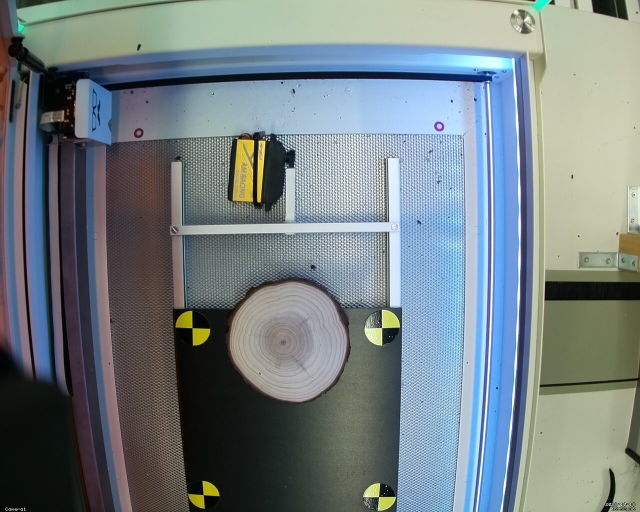
#> input picture resources/image0.png, 1280 x 1024 px (shown at 1/2 size)
$ python generate_dataset.py
#> lines starting #> are read from the running program, lines starting #| are printed output that depends on the picture
#> further down, image is the input picture: shape (1024, 1280, 3); mean B, G, R 131.2, 127.8, 116.7
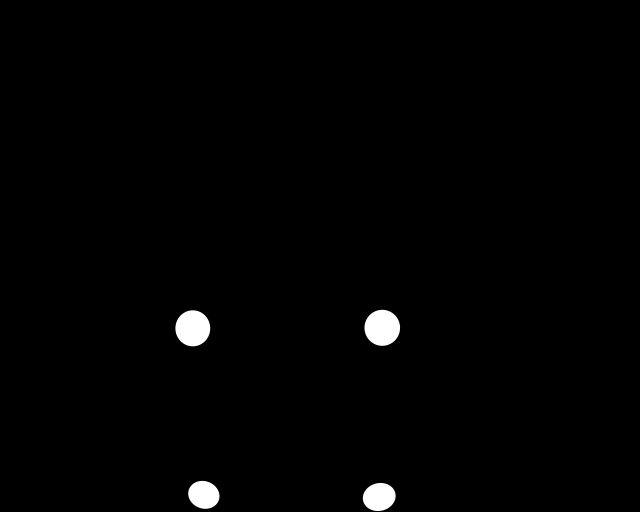
#> input picture resources/masks0.png, 1280 x 1024 px (shown at 1/2 size)
#> further down, mask is the input picture: shape (1024, 1280); min 0, max 255, mean 2.6
import cv2
import os
import shutil
import numpy as np
from definition import *


# create source images with rotation and flips
def rot_flip(image, mask, name, temp_im_path, temp_mk_path):
#> called with name = 'orig0', temp_im_path = 'temp_img_folder/', temp_mk_path = 'temp_msk_folder/'
    count = 0
    cv2.imwrite(temp_im_path + name + '_' + str(count) + '.png', image)
    cv2.imwrite(temp_mk_path + name + '_' + str(count) + '.png', mask)
    count += 1

    image_flip0 = cv2.flip(image, 0)
    mask_flip0 = cv2.flip(mask, 0)
    cv2.imwrite(temp_im_path + name + '_' + str(count) + '.png', image_flip0)
    cv2.imwrite(temp_mk_path + name + '_' + str(count) + '.png', mask_flip0)
    count += 1

    image_flip1 = cv2.flip(image, 1)
    mask_flip1 = cv2.flip(mask, 1)
    cv2.imwrite(temp_im_path + name + '_' + str(count) + '.png', image_flip1)
    cv2.imwrite(temp_mk_path + name + '_' + str(count) + '.png', mask_flip1)
    count += 1

    image_flip01 = cv2.flip(image_flip0, 1)
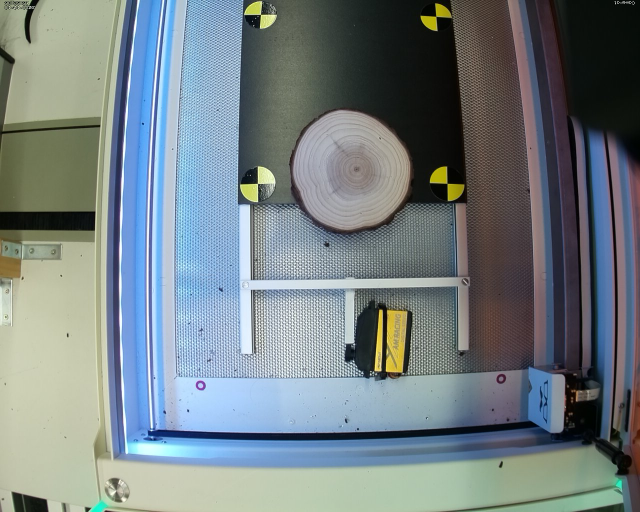
#> image_flip01: shape (1024, 1280, 3) (shown at 1/2 size); mean B, G, R 131.2, 127.8, 116.7
    mask_flip01 = cv2.flip(mask_flip0, 1)
    cv2.imwrite(temp_im_path + name + '_' + str(count) + '.png', image_flip01)
    cv2.imwrite(temp_mk_path + name + '_' + str(count) + '.png', mask_flip01)
    count += 1

    image_rotate90 = cv2.rotate(image, cv2.ROTATE_90_CLOCKWISE)
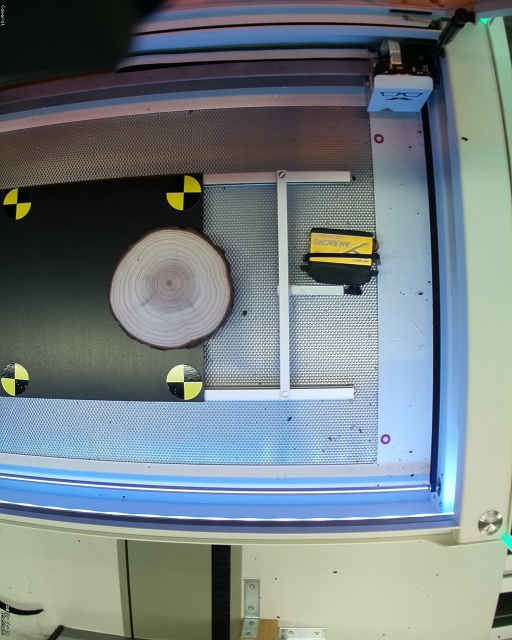
#> image_rotate90: shape (1280, 1024, 3) (shown at 1/2 size); mean B, G, R 131.2, 127.8, 116.7
    mask_rotate90 = cv2.rotate(mask, cv2.ROTATE_90_CLOCKWISE)
    cv2.imwrite(temp_im_path + name + '_' + str(count) + '.png', image_rotate90)
    cv2.imwrite(temp_mk_path + name + '_' + str(count) + '.png', mask_rotate90)
    count += 1

    image_r_flip0 = cv2.flip(image_rotate90, 0)
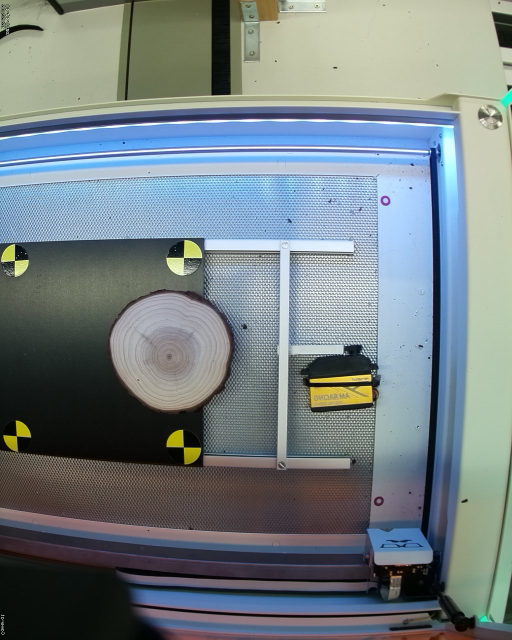
#> image_r_flip0: shape (1280, 1024, 3) (shown at 1/2 size); mean B, G, R 131.2, 127.8, 116.7
    mask_r_flip0 = cv2.flip(mask_rotate90, 0)
    cv2.imwrite(temp_im_path + name + '_' + str(count) + '.png', image_r_flip0)
    cv2.imwrite(temp_mk_path + name + '_' + str(count) + '.png', mask_r_flip0)
    count += 1

    image_r_flip1 = cv2.flip(image_rotate90, 1)
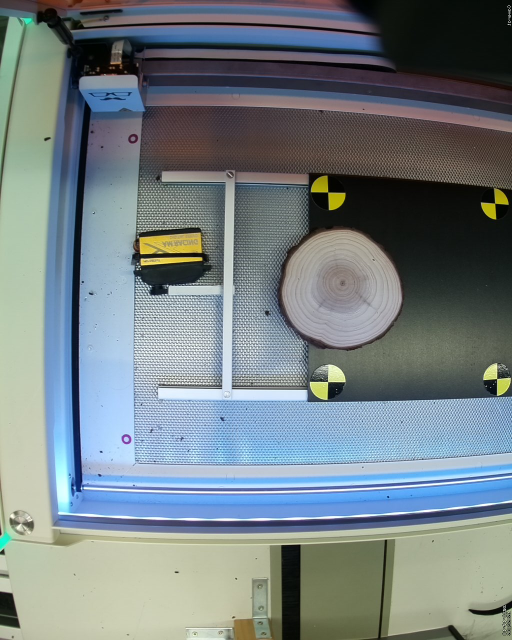
#> image_r_flip1: shape (1280, 1024, 3) (shown at 1/2 size); mean B, G, R 131.2, 127.8, 116.7
    mask_r_flip1 = cv2.flip(mask_rotate90, 1)
    cv2.imwrite(temp_im_path + name + '_' + str(count) + '.png', image_r_flip1)
    cv2.imwrite(temp_mk_path + name + '_' + str(count) + '.png', mask_r_flip1)
    count += 1

    image_r_flip01 = cv2.flip(image_r_flip0, 1)
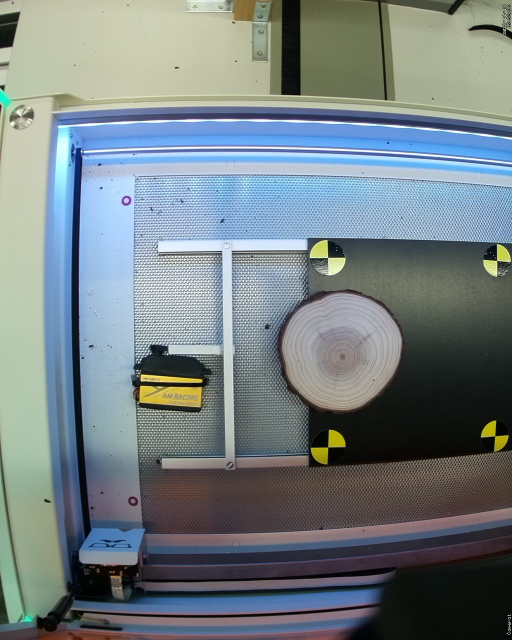
#> image_r_flip01: shape (1280, 1024, 3) (shown at 1/2 size); mean B, G, R 131.2, 127.8, 116.7
    mask_r_flip01 = cv2.flip(mask_r_flip0, 1)
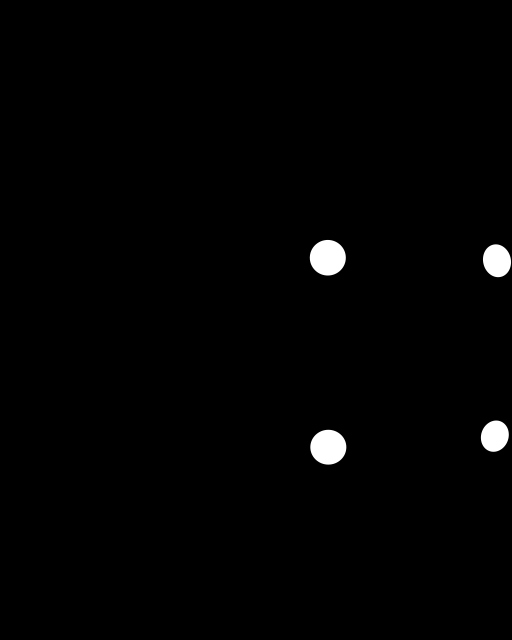
#> mask_r_flip01: shape (1280, 1024) (shown at 1/2 size); min 0, max 255, mean 2.6
    cv2.imwrite(temp_im_path + name + '_' + str(count) + '.png', image_r_flip01)
    cv2.imwrite(temp_mk_path + name + '_' + str(count) + '.png', mask_r_flip01)


def check_edges(img):
    height, width = img.shape

    cropped_ok = False
    if np.count_nonzero(img[0, :]) == 0 and np.count_nonzero(img[-1, :]) == 0 and \
            np.count_nonzero(img[:, 0]) == 0 and np.count_nonzero(img[:, -1]) == 0:

        if np.count_nonzero(img) > 0:
            return True
    return cropped_ok


def r_pixel():
    return np.random.randint(0, 255)


def get_pts(image):
    rows, cols, ch = image.shape
    pts1 = np.float32(
        [[cols * .25, rows * .95],
         [cols * .90, rows * .95],
         [cols * .10, 0]]
    )
    pts2 = np.float32(
        [[cols * .25 + cols * r_pixel() / 255 * 0.2, rows * .95 - rows * r_pixel() / 255 * 0.2],
         [cols * .90 - cols * r_pixel() / 255 * 0.2, rows * .95 - rows * r_pixel() / 255 * 0.2],
         [cols * .10 + cols * r_pixel() / 255 * 0.2, 0 + rows * r_pixel() / 255 * 0.2]]
    )
    return pts1, pts2


if __name__=="__main__":

    if os.path.exists('temp_img_folder'):
        shutil.rmtree('temp_img_folder')
    if os.path.exists('temp_msk_folder'):
        shutil.rmtree('temp_msk_folder')
    if os.path.exists('image_data'):
        shutil.rmtree('image_data')
    if os.path.exists('mask_data'):
        shutil.rmtree('mask_data')

    os.makedirs('temp_img_folder', exist_ok=True)
    os.makedirs('temp_msk_folder', exist_ok=True)
    os.makedirs('image_data', exist_ok=True)
    os.makedirs('mask_data', exist_ok=True)

    temp_im_path = 'temp_img_folder/'
    temp_mk_path = 'temp_msk_folder/'
    store_img_path = 'image_data/'
    store_msk_path = 'mask_data/'

    c = 0
    for im_path, msk_path in zip(images_paths, masks_paths):
        image = cv2.imread(im_path)
        image = cv2.cvtColor(image, cv2.COLOR_RGBA2RGB)
        mask = cv2.imread(msk_path, 0)
        rot_flip(image, mask, 'orig' + str(c), temp_im_path, temp_mk_path)
        c += 1
#> pass 2 of the loop `for im_path, msk_path in zip(images_paths, masks_paths):`:
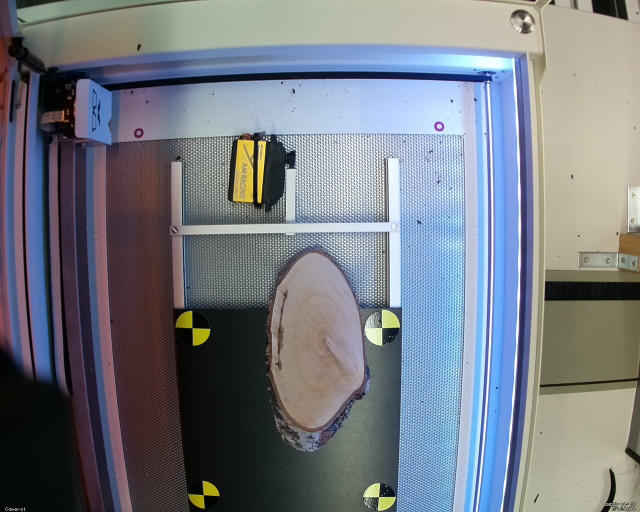
#> input picture resources/image1.png, 1280 x 1024 px (shown at 1/2 size)
#> image is the input picture: shape (1024, 1280, 3); mean B, G, R 130.1, 122, 117.1
#> in rot_flip (call 2), `image_r_flip1 = cv2.flip(image_rotate90, 1)`:
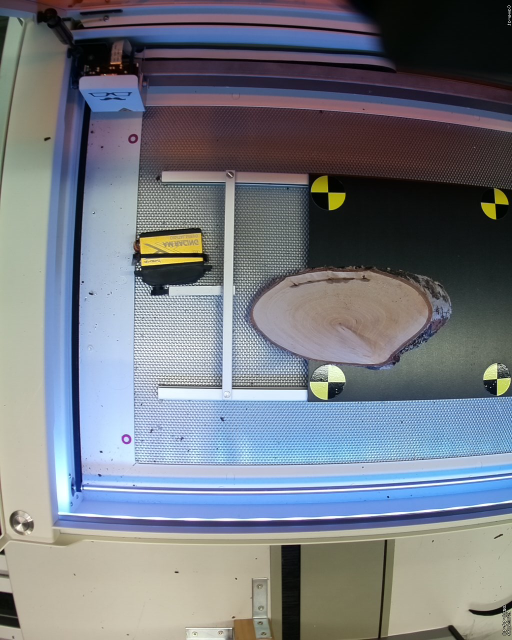
#> image_r_flip1: shape (1280, 1024, 3) (shown at 1/2 size); mean B, G, R 130.1, 122, 117.1
#> in rot_flip (call 2), `image_r_flip01 = cv2.flip(image_r_flip0, 1)`:
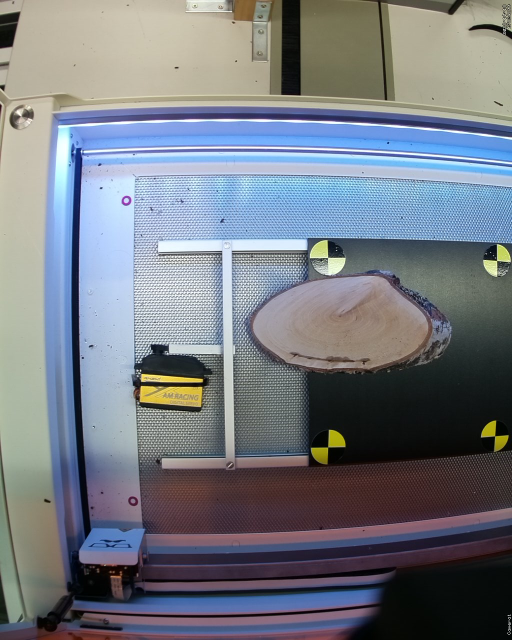
#> image_r_flip01: shape (1280, 1024, 3) (shown at 1/2 size); mean B, G, R 130.1, 122, 117.1
#> pass 3 of the loop `for im_path, msk_path in zip(images_paths, masks_paths):`:
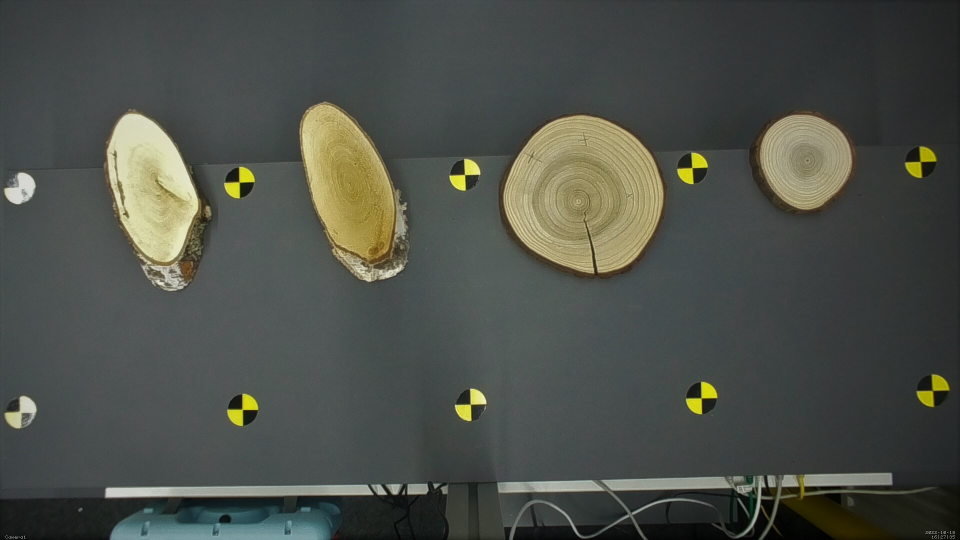
#> input picture resources/image2.png, 1920 x 1080 px (shown at 1/2 size)
#> image is the input picture: shape (1080, 1920, 3); mean B, G, R 73.2, 79.9, 76.3
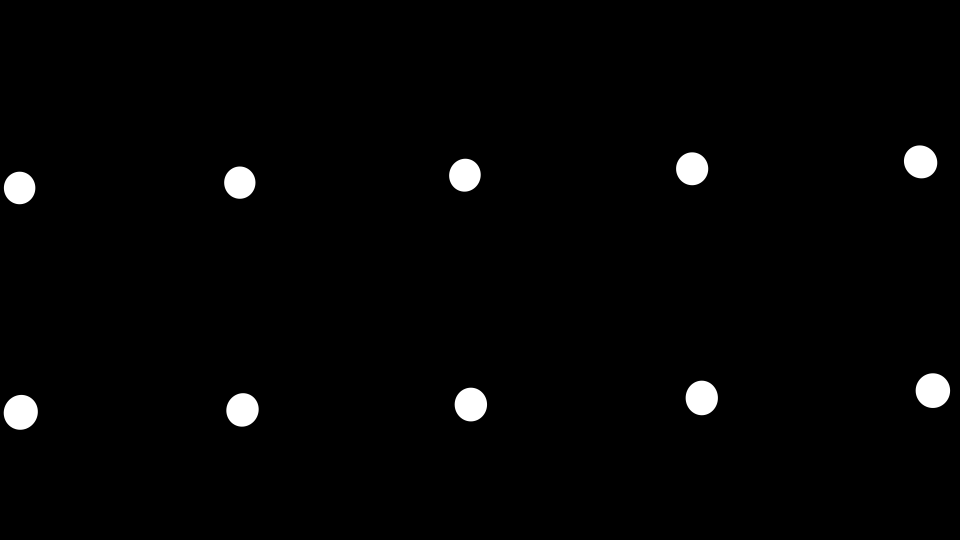
#> input picture resources/masks2.png, 1920 x 1080 px (shown at 1/2 size)
#> mask is the input picture: shape (1080, 1920); min 0, max 255, mean 4.2
#> image_flip0: shape (1080, 1920, 3)
#> mask_flip0: shape (1080, 1920)
#> image_flip1: shape (1080, 1920, 3)
#> mask_flip1: shape (1080, 1920)
#> image_flip01: shape (1080, 1920, 3)
#> mask_flip01: shape (1080, 1920)
#> image_rotate90: shape (1920, 1080, 3)
#> mask_rotate90: shape (1920, 1080)
#> image_r_flip0: shape (1920, 1080, 3)
#> mask_r_flip0: shape (1920, 1080)
#> image_r_flip1: shape (1920, 1080, 3)
#> mask_r_flip1: shape (1920, 1080)
#> image_r_flip01: shape (1920, 1080, 3)
#> in rot_flip (call 3), `mask_r_flip01 = cv2.flip(mask_r_flip0, 1)`:
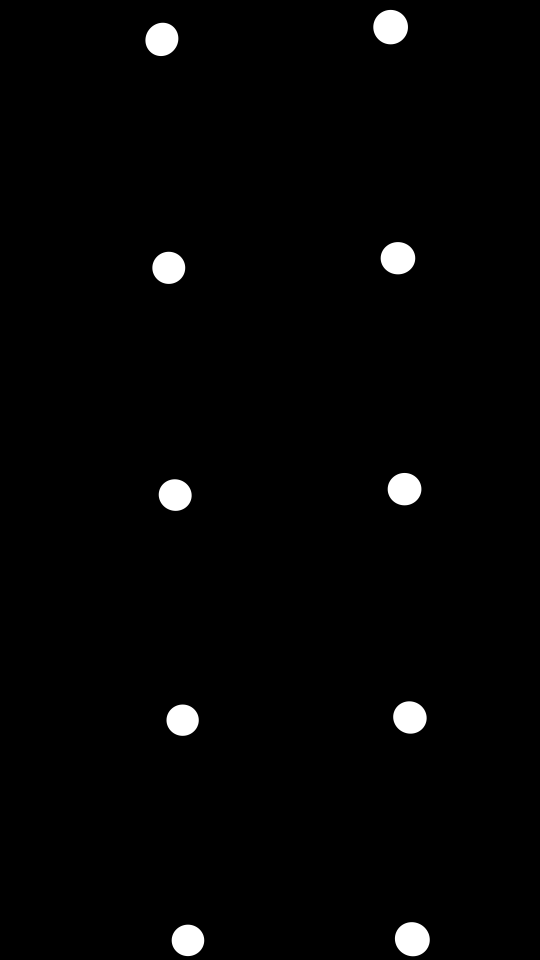
#> mask_r_flip01: shape (1920, 1080) (shown at 1/2 size); min 0, max 255, mean 4.2


    alpha = 0.5
    beta = 1 - alpha
    orig_files = os.listdir(temp_im_path)
    len_orig_files = len(orig_files)
    file_num = 0

    print('Image generation in progress............')

    for i in range(0, image_numbers):
#> (the run stopped early here; a loop or call above may not have finished)
